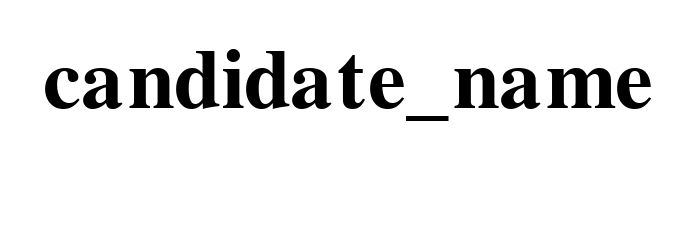

This figure's notebook cell:
### Code cell
alt.Chart(districttwo_time).mark_bar().encode(
    y='amount_rcvdsum:Q',
    x=alt.X('month:N', timeUnit='month', title='')
).properties(
    width=250,
    height=180
).facet(
    facet='candidate_name:N',
    columns=3
)

### Figure 1 — Vega-Lite specification as saved in the notebook (floating-point values rounded to 4 significant figures)
{"config": {"view": {"width": 800, "height": 450}, "background": "#ffffff", "title": {"anchor": "start", "font": "Benton Gothic Bold, sans", "fontColor": "#000000", "fontSize": 22, "fontWeight": "normal"}, "arc": {"fill": "#82c6df"}, "area": {"fill": "#82c6df"}, "line": {"stroke": "#82c6df", "strokeWidth": 3}, "path": {"stroke": "#82c6df"}, "rect": {"fill": "#82c6df"}, "shape": {"stroke": "#82c6df"}, "bar": {"fill": "#82c6df"}, "point": {"stroke": "#82c6df"}, "symbol": {"fill": "#82c6df", "size": 30}, "axis": {"titleFont": "Benton Gothic Bold, sans", "titleFontSize": 13, "titleFontWeight": "normal", "labelFont": "Benton Gothic, sans", "labelFontSize": 11.5, "labelFontWeight": "normal"}, "axisX": {"labelAngle": 0, "labelPadding": 4, "tickSize": 3}, "axisY": {"labelBaseline": "middle", "maxExtent": 45, "minExtent": 45, "tickSize": 2, "titleAlign": "left", "titleAngle": 0, "titleX": -45, "titleY": -11}, "legend": {"titleFont": "Benton Gothic Bold, sans", "titleFontSize": 13, "titleFontWeight": "normal", "symbolType": "square", "labelFont": "Benton Gothic, sans", "labelFontSize": 11.5}, "range": {"category": ["#3580b1", "#ec8431", "#ab7fb4", "#c89d29", "#adc839", "#829eb1"], "diverging": ["#e68a4f", "#f4bb6a", "#f9e39c", "#dadfe2", "#a6b7c6", "#849eae"], "heatmap": ["#fbf2c7", "#f9e39c", "#f8d36e", "#f4bb6a", "#e68a4f", "#d15a40", "#ab4232"], "ordinal": ["#fbf2c7", "#f9e39c", "#f8d36e", "#f4bb6a", "#e68a4f", "#d15a40", "#ab4232"], "ramp": ["#fbf2c7", "#f9e39c", "#f8d36e", "#f4bb6a", "#e68a4f", "#d15a40", "#ab4232"]}}, "data": {"name": "data-d751713988987e9331980363e24189ce"}, "facet": {"type": "nominal", "field": "candidate_name"}, "spec": {"mark": "bar", "encoding": {"x": {"type": "nominal", "field": "month", "timeUnit": "month", "title": ""}, "y": {"type": "quantitative", "field": "amount_rcvdsum"}}, "height": 180, "width": 250}, "columns": 3, "$schema": "https://vega.github.io/schema/vega-lite/v4.8.1.json", "datasets": {"data-d751713988987e9331980363e24189ce": []}}
